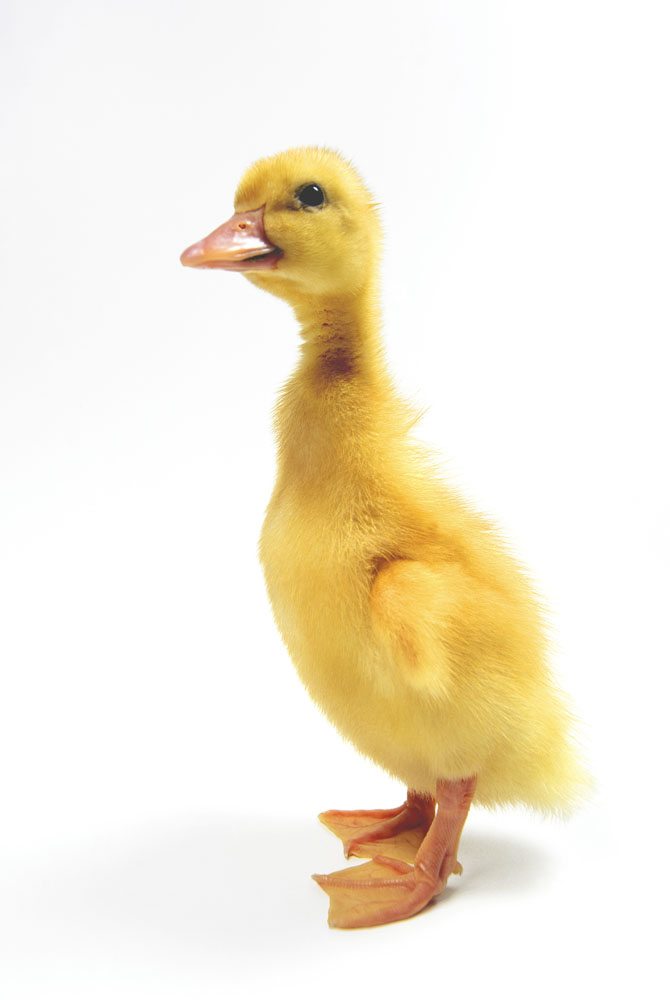
#> input picture rent_proj/1.jpg, 670 x 1000 px
$ python testtest.py   (Python 2 division)
#> lines starting #> are read from the running program, lines starting #| are printed output that depends on the picture
from PIL import ImageFont, ImageDraw, Image
import os
'''
imageSize=(100,100)
image = Image.new("RGB", imageSize, (0,0,0))
draw = ImageDraw.Draw(image)
txt = "J"
#font = ImageFont.truetype("ARIAL.ttf",35)
draw.text((3,3), txt)

image.save('test.jpg')
'''

ascii_char = list("$@B%8&WM#*oahkbdpqwmZO0QLCJUYXzcvunxrjft/\|()1{}[]?-_+~<>i!lI;:,\"^`'. ")

def get_char(r,b,g,alpha = 256):
	if alpha == 0:
		return ' '
	length = len(ascii_char)
	gray = int(0.2126*r + 0.7152*g + 0.0722*b)
	unit = (256.0+1)/length
	return ascii_char[int(gray/unit)]

#WIDTH = 200
#HEIGHT = 200
SIZE = 8
def imgtochar(img):
#> called with img = '1.jpg'
	im = Image.open(img)
#> im is the input picture: PIL image 670x1000 RGB; mean R, G, B 245.5, 237.4, 220.1
	WIDTH,HEIGHT = im.size
#> WIDTH = 670; HEIGHT = 1000
	width = WIDTH/SIZE
#> width = 83
	height = HEIGHT/SIZE
#> height = 125
	im = im.resize((width,height),Image.NEAREST)
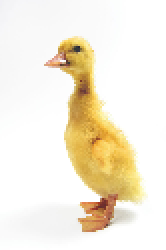
#> im: PIL image 83x125 RGB (shown 2 times larger); mean R, G, B 245.5, 237.4, 220.1
	names = img.split('.')
	newName = names[0] + 'ascii.' + names[1]
	a = Image.new('RGBA',(width*SIZE,height*SIZE),(0,0,0))
	dr = ImageDraw.Draw(a)
	#fnt = ImageFont.truetype('simsun.ttc',50)
	for i in range(height):
		for j in range(width):
			dr.text((j*SIZE,i*SIZE),get_char(*im.getpixel((j,i))),fill='#FFFFFF')
	#a = a.resize((WIDTH,HEIGHT),Image.NEAREST)
	newName = os.path.join(os.getcwd(),newName)
	#print(newName)
	saveform = 'PNG'
	if names[1] == 'jpg':
		saveform = 'JPEG'
	print(saveform)
	a.save(newName,saveform)
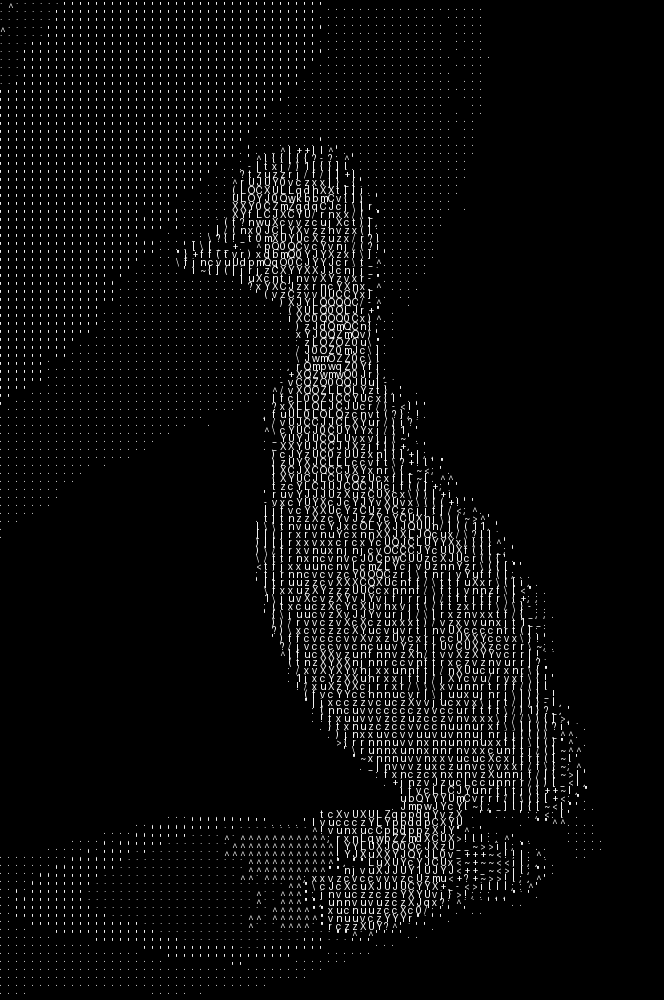
#> saved as 1ascii.jpg: PIL image 664x1000 RGBA; mean R, G, B, A 11.3, 11.3, 11.3, 255
	return newName
#imgtochar('ascii_dora.png')

name = imgtochar('1.jpg')
print(name)
#| rent_proj/1ascii.jpg
